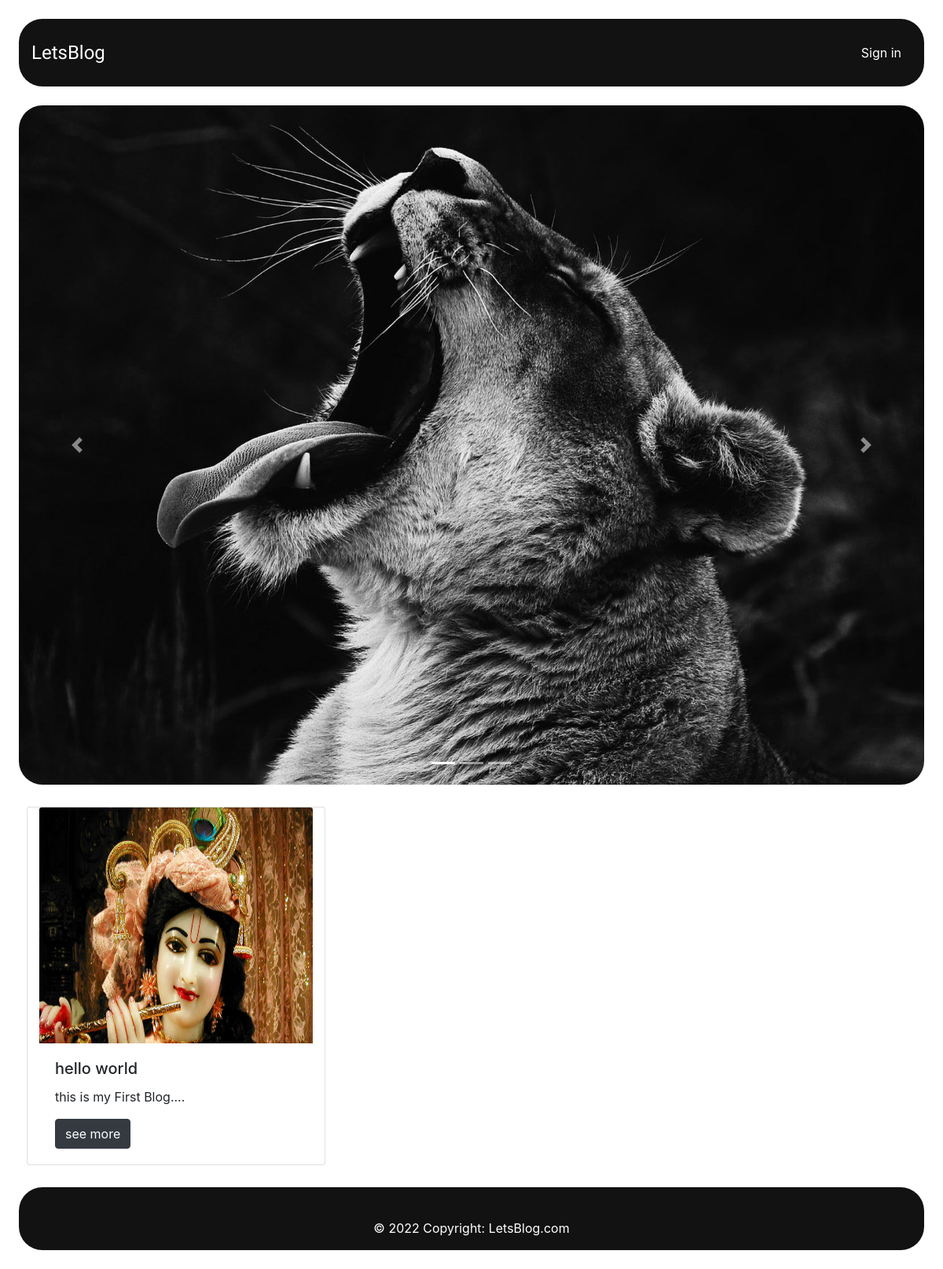
Screenshot of /blog/ with the database file from the repository.
### Post/models.py (models this page shows, shortened)
class Post(models.Model):
    title = models.CharField(max_length=200, blank=True)
    body = models.TextField()
    img = models.ImageField(upload_to = "post/", blank =True)
    author = models.ForeignKey(Profile, on_delete=models.CASCADE, related_name='post')
    created = models.DateTimeField(auto_now_add=True)
    modified = models.DateTimeField(auto_now=True)
    objects=models.Manager()
    posts = CustomManager()

### Blogs/views.py (the view)
# urls.py: path('', home_view, name='home-view'),
def home(request):
    posts = Post.objects.all()
    context = {
        'posts':posts
    }
    return render(request, 'blogs/blog.html', context)

### Blogs/templates/blogs/blog.html (shortened to what this page needs)
{% extends 'base.html' %}
{% block body %}
 <section class="m-4">
        <div class="row">
            <div id="carouselExampleIndicators" class="carousel slide col-12" data-ride="carousel">
                <ol class="carousel-indicators">
                    <li data-target="#carouselExampleIndicators" data-slide-to="0" class="active"></li>
                    <li data-target="#carouselExampleIndicators" data-slide-to="1"></li>
                    <li data-target="#carouselExampleIndicators" data-slide-to="2"></li>
                </ol>
                <div class="carousel-inner" style="border-radius: 30px 30px 30px 30px;">
                    <div class="carousel-item active">
                        <img class="d-block w-100" src="image/6.jpg"
                            alt="First slide">
                    </div>
                </div>
                <a class="carousel-control-prev" href="#carouselExampleIndicators" role="button" data-slide="prev">
                    <span class="carousel-control-prev-icon" aria-hidden="true"></span>
                </a>
                <a class="carousel-control-next" href="#carouselExampleIndicators" role="button" data-slide="next">
                    <span class="carousel-control-next-icon" aria-hidden="true"></span>
                </a>
            </div>
        </div>
    </section>
    <section class="container">
        {% for post in posts reversed %}
        {% if forloop.counter0 == 0 or forloop.counter0|divisibleby:3 %}
        <div class="row card-deck">
            {% endif %}
            <div class="card card_blog m-1 col-4" style="width: 18rem;float: left; display: flex;margin-inline: 20px; margin-top: 20px;">
                {% if post.img %}
                <img class="card-img-top"
                    src="{{post.img.url}}" alt="Card image cap" height="300" width="300">
                    {% endif %}
                <div class="card-body">
                    <h5 class="card-title">{{post.title}}</h5>
                    <p class="card-text">{{post.body}}</p>
                    <a href="#" class="btn btn-dark btn_block">see more</a>
                </div>
                {% if forloop.counter0 == 0 or forloop.counter0|divisibleby:3 %}
            </div>
            {% endif %}
        </div>
        {% endfor %}
    </section>
{% endblock body %}

### rows the page displays
Post: img (picture), title "hello world", body "this is my First Blog...."
